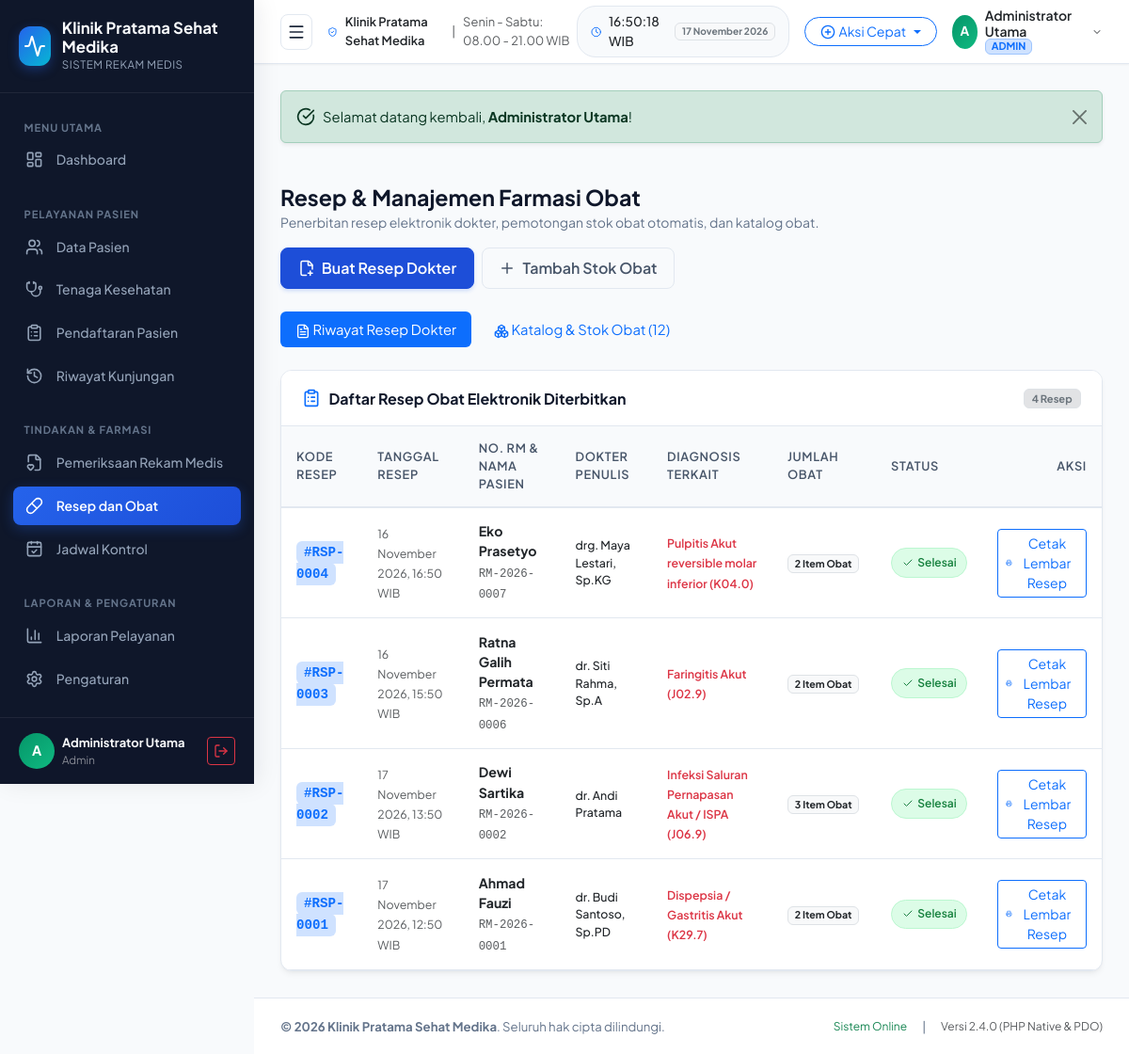
Screenshot of /pages/resep-obat.php (signed in) with the database file from the repository.
### tables this page shows
CREATE TABLE `pengaturan_klinik` (
  `id` INT PRIMARY KEY,
  `nama_klinik` VARCHAR(150) NOT NULL,
  `slogan` VARCHAR(255) DEFAULT 'Melayani dengan Sepenuh Hati dan Profesional',
  `alamat_klinik` TEXT NOT NULL,
  `no_telepon` VARCHAR(30) NOT NULL,
  `email_klinik` VARCHAR(100) NOT NULL,
  `website` VARCHAR(100) DEFAULT 'www.klinikmedika.com',
  `pimpinan_klinik` VARCHAR(100) NOT NULL,
  `jam_operasional` VARCHAR(150) DEFAULT 'Senin - Sabtu: 08.00 - 21.00 WIB',
  `logo` VARCHAR(255) DEFAULT 'logo-klinik.png'
);

CREATE TABLE `users` (
  `id` INT AUTO_INCREMENT PRIMARY KEY,
  `username` VARCHAR(50) NOT NULL UNIQUE,
  `password` VARCHAR(255) NOT NULL,
  `nama_lengkap` VARCHAR(100) NOT NULL,
  `role` ENUM('admin', 'dokter', 'petugas') NOT NULL DEFAULT 'admin',
  `email` VARCHAR(100) DEFAULT NULL,
  `foto` VARCHAR(255) DEFAULT 'default-avatar.png',
  `created_at` DATETIME DEFAULT CURRENT_TIMESTAMP,
  `updated_at` DATETIME DEFAULT CURRENT_TIMESTAMP ON UPDATE CURRENT_TIMESTAMP
);

CREATE TABLE `resep_obat` (
  `id` INT AUTO_INCREMENT PRIMARY KEY,
  `id_rekam_medis` INT NOT NULL,
  `id_pasien` INT NOT NULL,
  `id_dokter` INT NOT NULL,
  `tanggal_resep` DATETIME DEFAULT CURRENT_TIMESTAMP,
  `status` ENUM('Menunggu', 'Diproses', 'Selesai') NOT NULL DEFAULT 'Menunggu',
  `catatan_resep` TEXT DEFAULT NULL,
  `created_at` DATETIME DEFAULT CURRENT_TIMESTAMP,
  CONSTRAINT `fk_resep_rm` FOREIGN KEY (`id_rekam_medis`) REFERENCES `rekam_medis` (`id`) ON DELETE CASCADE,
  CONSTRAINT `fk_resep_pasien` FOREIGN KEY (`id_pasien`) REFERENCES `pasien` (`id`) ON DELETE CASCADE,
  CONSTRAINT `fk_resep_dokter` FOREIGN KEY (`id_dokter`) REFERENCES `dokter` (`id`) ON DELETE RESTRICT
);

CREATE TABLE `pasien` (
  `id` INT AUTO_INCREMENT PRIMARY KEY,
  `nomor_rm` VARCHAR(20) NOT NULL UNIQUE,
  `nik` VARCHAR(20) NOT NULL,
  `nama_pasien` VARCHAR(100) NOT NULL,
  `jenis_kelamin` ENUM('Laki-laki', 'Perempuan') NOT NULL,
  `tempat_lahir` VARCHAR(50) DEFAULT NULL,
  `tanggal_lahir` DATE NOT NULL,
  `alamat` TEXT NOT NULL,
  `no_telepon` VARCHAR(25) NOT NULL,
  `gol_darah` ENUM('A', 'B', 'AB', 'O', '-') DEFAULT '-',
  `alergi` VARCHAR(255) DEFAULT 'Tidak Ada',
  `created_at` DATETIME DEFAULT CURRENT_TIMESTAMP,
  `updated_at` DATETIME DEFAULT CURRENT_TIMESTAMP ON UPDATE CURRENT_TIMESTAMP
);

CREATE TABLE `dokter` (
  `id` INT AUTO_INCREMENT PRIMARY KEY,
  `nip` VARCHAR(30) NOT NULL UNIQUE,
  `nama_dokter` VARCHAR(100) NOT NULL,
  `spesialisasi` VARCHAR(100) NOT NULL,
  `no_telepon` VARCHAR(25) NOT NULL,
  `email` VARCHAR(100) DEFAULT NULL,
  `jadwal_praktek` VARCHAR(255) NOT NULL,
  `status` ENUM('Aktif', 'Cuti', 'Nonaktif') NOT NULL DEFAULT 'Aktif',
  `created_at` DATETIME DEFAULT CURRENT_TIMESTAMP,
  `updated_at` DATETIME DEFAULT CURRENT_TIMESTAMP ON UPDATE CURRENT_TIMESTAMP
);

CREATE TABLE `rekam_medis` (
  `id` INT AUTO_INCREMENT PRIMARY KEY,
  `id_pendaftaran` INT NOT NULL UNIQUE,
  `id_pasien` INT NOT NULL,
  `id_dokter` INT NOT NULL,
  `tanggal_pemeriksaan` DATETIME DEFAULT CURRENT_TIMESTAMP,
  `keluhan` TEXT NOT NULL,
  `tekanan_darah` VARCHAR(20) DEFAULT '-',
  `suhu_tubuh` DECIMAL(4,1) DEFAULT NULL,
  `berat_badan` DECIMAL(5,1) DEFAULT NULL,
  `tinggi_badan` DECIMAL(5,1) DEFAULT NULL,
  `diagnosis` TEXT NOT NULL,
  `tindakan` TEXT NOT NULL,
  `catatan_dokter` TEXT DEFAULT NULL,
  `created_at` DATETIME DEFAULT CURRENT_TIMESTAMP,
  CONSTRAINT `fk_rm_pendaftaran` FOREIGN KEY (`id_pendaftaran`) REFERENCES `pendaftaran` (`id`) ON DELETE CASCADE,
  CONSTRAINT `fk_rm_pasien` FOREIGN KEY (`id_pasien`) REFERENCES `pasien` (`id`) ON DELETE CASCADE,
  CONSTRAINT `fk_rm_dokter` FOREIGN KEY (`id_dokter`) REFERENCES `dokter` (`id`) ON DELETE RESTRICT
);

### pages/resep-obat.php (the view, shortened to what the rows shown need)
<?php
require_once __DIR__ . '/../includes/header.php';
$active_tab = $_GET['tab'] ?? (isset($_GET['rm_id']) ? 'resep' : 'resep');
$resep_list = $pdo->query("
    SELECT r.*, pas.nomor_rm, pas.nama_pasien, d.nama_dokter, rm.diagnosis,
           (SELECT COUNT(*) FROM resep_detail WHERE id_resep = r.id) AS total_item
    FROM resep_obat r
    JOIN pasien pas ON r.id_pasien = pas.id
    JOIN dokter d ON r.id_dokter = d.id
    JOIN rekam_medis rm ON r.id_rekam_medis = rm.id
    ORDER BY r.id DESC
")->fetchAll();
?>
<div class="page-header">
  <div>
    <h2 class="page-title">Resep & Manajemen Farmasi Obat</h2>
  </div>
</div>
<?php if ($active_tab === 'resep'): ?>
  <div class="card-custom">
    <div class="table-responsive">
      <table class="table-custom">
        <thead>
          <tr>
            <th>Kode Resep</th>
            <th>Tanggal Resep</th>
            <th>No. RM & Nama Pasien</th>
            <th>Dokter Penulis</th>
            <th>Diagnosis Terkait</th>
            <th>Jumlah Obat</th>
            <th>Status</th>
            <th class="text-end">Aksi</th>
          </tr>
        </thead>
        <tbody>
          <?php if (!empty($resep_list)): ?>
            <?php foreach ($resep_list as $r): ?>
              <tr>
                <td>
                  <span class="font-monospace fw-bold text-primary bg-primary-subtle px-2 py-1 rounded">
                    #RSP-<?= str_pad($r['id'], 4, '0', STR_PAD_LEFT); ?>
                  </span>
                </td>
                <td>
                  <span class="small text-muted"><?= format_date_id($r['tanggal_resep'], true); ?></span>
                </td>
                <td>
                  <div class="fw-bold text-dark"><?= e($r['nama_pasien']); ?></div>
                  <span class="small text-muted font-monospace"><?= e($r['nomor_rm']); ?></span>
                </td>
                <td>
                  <div class="fw-medium text-dark small"><?= e($r['nama_dokter']); ?></div>
                </td>
                <td>
                  <span class="fw-semibold text-danger small"><?= e($r['diagnosis']); ?></span>
                </td>
                <td>
                  <span class="badge bg-light text-dark border"><?= $r['total_item']; ?> Item Obat</span>
                </td>
                <td>
                  <span class="badge-custom badge-success-soft">
                    <i data-lucide="check" style="width:12px;height:12px;"></i> Selesai
                  </span>
                </td>
                <td class="text-end">
                  <a href="<?= base_url('pages/resep-obat.php?cetak_resep=' . $r['id']); ?>" class="btn btn-sm btn-outline-primary d-inline-flex align-items-center gap-1">
                    <i data-lucide="printer" style="width:14px;height:14px;"></i>
                    <span>Cetak Lembar Resep</span>
                  </a>
                </td>
              </tr>
            <?php endforeach; ?>
          <?php else: ?>
            <tr>
              <td colspan="8" class="text-center py-4 text-muted">Belum ada riwayat resep obat yang diterbitkan.</td>
            </tr>
          <?php endif; ?>
        </tbody>
      </table>
    </div>
  </div>
<?php endif; ?>
<?php require_once __DIR__ . '/../includes/footer.php'; ?>

### includes/sidebar.php (shortened to what the rows shown need)
<aside class="app-sidebar" id="appSidebar">
  <div class="sidebar-header">
    <div class="d-flex flex-column">
      <span class="sidebar-brand-title"><?= e($clinic['nama_klinik']); ?></span>
      <span class="sidebar-brand-subtitle">Sistem Rekam Medis</span>
    </div>
  </div>
  <div class="sidebar-footer">
    <div class="d-flex align-items-center justify-content-between">
      <div class="d-flex align-items-center gap-2 overflow-hidden">
        <div class="user-avatar">
          <?= strtoupper(substr($user_active['nama_lengkap'] ?? 'U', 0, 1)); ?>
        </div>
        <div class="d-flex flex-column text-truncate" style="max-width: 140px;">
          <span class="text-light small fw-bold text-truncate"><?= e($user_active['nama_lengkap'] ?? 'User'); ?></span>
          <span class="text-white-50 text-capitalize" style="font-size:0.725rem;"><?= e($user_active['role'] ?? 'Petugas'); ?></span>
        </div>
      </div>
    </div>
  </div>
</aside>

### includes/navbar.php (shortened to what the rows shown need)
<header class="app-navbar">
  <div class="d-flex align-items-center gap-3">
    <div class="d-none d-md-flex align-items-center gap-2 text-muted small">
      <i data-lucide="shield-check" class="text-primary" style="width:18px;height:18px;"></i>
      <span class="fw-semibold text-dark"><?= e($clinic['nama_klinik']); ?></span>
      <span class="text-secondary-subtle">|</span>
      <span><?= e($clinic['jam_operasional']); ?></span>
    </div>
  </div>
  <div class="d-flex align-items-center gap-3">
    <div class="dropdown">
      <button class="btn p-0 border-0 d-flex align-items-center gap-2" type="button" data-bs-toggle="dropdown" aria-expanded="false">
        <div class="user-avatar" style="width:36px;height:36px;font-size:0.85rem;">
          <?= strtoupper(substr($user_active['nama_lengkap'] ?? 'U', 0, 1)); ?>
        </div>
        <div class="d-none d-sm-flex flex-column text-start">
          <span class="fw-semibold text-dark small" style="line-height:1.2;"><?= e($user_active['nama_lengkap'] ?? 'User'); ?></span>
          <span class="badge bg-primary-subtle text-primary border border-primary-subtle" style="font-size:0.68rem;padding:2px 6px;width:fit-content;">
            <?= strtoupper(e($user_active['role'] ?? 'Petugas')); ?>
          </span>
        </div>
        <i data-lucide="chevron-down" class="text-muted" style="width:16px;height:16px;"></i>
      </button>
    </div>
  </div>
</header>

### includes/footer.php (shortened to what the rows shown need)
    </main>
    <footer class="app-footer">
      <div>
        <strong>&copy; <?= date('Y'); ?> <?= e($clinic['nama_klinik']); ?></strong>. Seluruh hak cipta dilindungi.
      </div>
    </footer>
  </div>
</div>
</body>
</html>

### rows the page displays
pengaturan_klinik: nama_klinik "Klinik Pratama Sehat Medika", jam_operasional "Senin - Sabtu: 08.00 - 21.00 WIB"
users: nama_lengkap "A", nama_lengkap "Administrator Utama", role "Admin", role "ADMIN"
resep_obat: id "0004", tanggal_resep "16 November 2026, 16:50 WIB", id_pasien.nama_pasien "Eko Prasetyo", id_pasien.nomor_rm "RM-2026-0007", id_dokter.nama_dokter "drg. Maya Lestari, Sp.KG", id_rekam_medis.diagnosis "Pulpitis Akut reversible molar inferior (K04.0)", total_item "2"
resep_obat: id "0003", tanggal_resep "16 November 2026, 15:50 WIB", id_pasien.nama_pasien "Ratna Galih Permata", id_pasien.nomor_rm "RM-2026-0006", id_dokter.nama_dokter "dr. Siti Rahma, Sp.A", id_rekam_medis.diagnosis "Faringitis Akut (J02.9)", total_item "2"
resep_obat: id "0002", tanggal_resep "17 November 2026, 13:50 WIB", id_pasien.nama_pasien "Dewi Sartika", id_pasien.nomor_rm "RM-2026-0002", id_dokter.nama_dokter "dr. Andi Pratama", id_rekam_medis.diagnosis "Infeksi Saluran Pernapasan Akut / ISPA (J06.9)", total_item "3"
resep_obat: id "0001", tanggal_resep "17 November 2026, 12:50 WIB", id_pasien.nama_pasien "Ahmad Fauzi", id_pasien.nomor_rm "RM-2026-0001", id_dokter.nama_dokter "dr. Budi Santoso, Sp.PD", id_rekam_medis.diagnosis "Dispepsia / Gastritis Akut (K29.7)", total_item "2"

### other values shown
$flash['message'] "Selamat datang kembali, Administrator Utama !"
count($obat_list) "12"
count($resep_list) "4"
